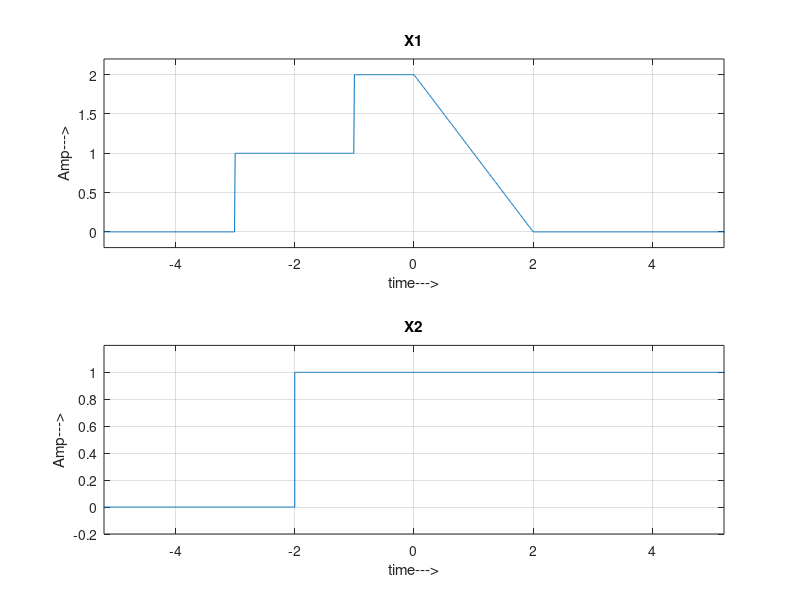
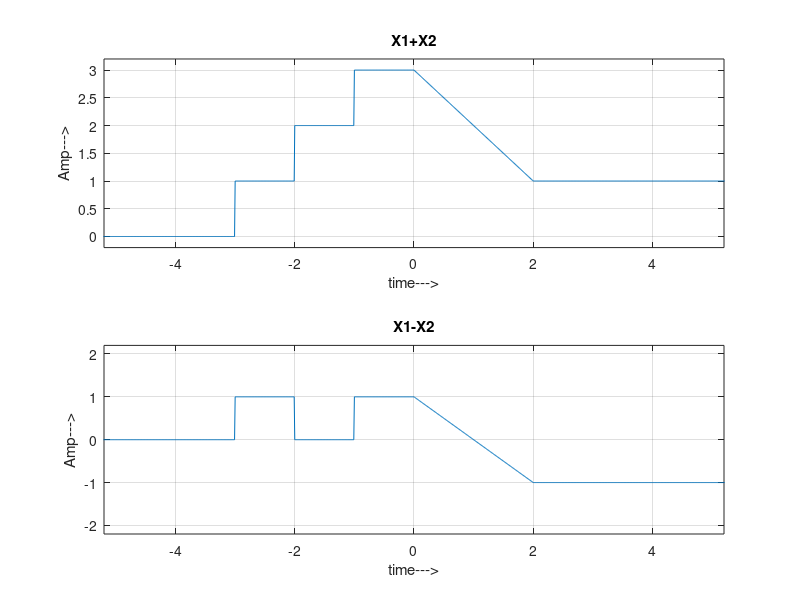
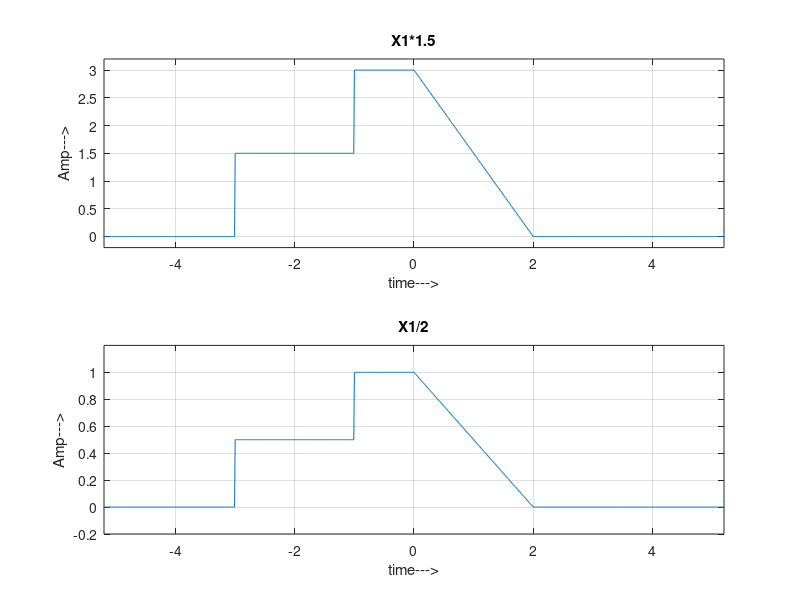
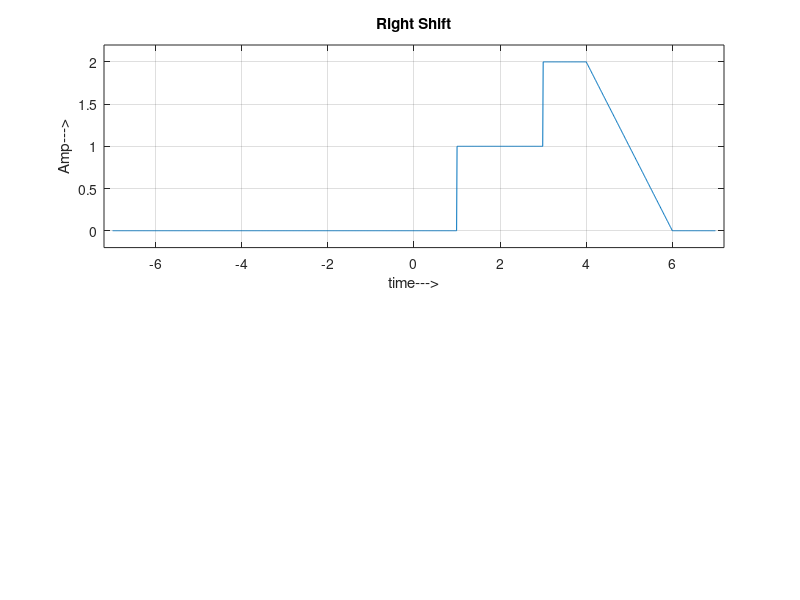

MATLAB code for these plots, in order:
clc;clear all;close all;
t=-7:0.01:7;
l=length(t);

%% -----------------------------------------------------------------------------------------------------
% Equations
%%-------------------------------------------------------------------------------------------------------

%% x1(t)

for i=1:l
    if t(i)<-3
        x1(i)=0;
    elseif t(i)<-1
        x1(i)=1;
    elseif t(i)<0
        x1(i)=2;
    elseif t(i)<2
        x1(i)=2-t(i);
    elseif t(i)>2 
        x1(i)=0;
    end
end

%% x2(t)
for i=1:l
    if t(i)<-2
        x2(i)=0;
    else t(i)>-2
        x2(i)=1;
    end
end   

%% X1(t)+X2(t)

% for i=1:l
%     xa(i)=x1(i)+x2(i);                              
% end    
xa=x1+x2;

%% X1(t)-X2(t)

xs=x1-x2;


%% X1(t)*1.5

for i=1:l
    xm(i)=x1(i)*(3/2);
end

%% X1(t)/2

for i=1:l
    xd(i)=x1(i)/2;
end    

%% x1(t-2)

s=4;

for i=1:l
%     if t(i)<(-5+s)
%         x3(i)=0;
    if t(i)<(-3+s)
        x3(i)=0;
    elseif t(i)<(-1+s)
        x3(i)=1;
    elseif t(i)<(0+s)
        x3(i)=2;
    elseif t(i)<(2+s)
        x3(i)=2-t(i)+s;
    elseif t(i)>(2+s) 
        x3(i)=0;
%     elseif t(i)<(7+s)
%         x3(i)=0;
    end
end

%% x1(2t-1)
% d=2
% s=1;
    
% for i=1:l
%     if t(i)<(-3+s)
%         x4(i)=d *0;
%     elseif t(i)<(-1+s)
%         x4(i)=d*1;
%     elseif t(i)<(0+s)
%         x4(i)=2*d;
%     elseif t(i)<(2+s)
%         x4(i)=(2-t(i)*d)+s;
%     elseif t(i)>(2+s) 
%         x4(i)=0*d;
%     end
% end
%% ---------------------------------------------------------------------------------------------------------------
% Plots
%%-----------------------------------------------------------------------------------------------

% plot x1(t)
subplot(2,1,1);
plot(t,x1)     
xlabel('time--->');    
ylabel('Amp--->');
title('X1');
axis([-5.2 5.2 -0.2 2.2]);      
grid on; 

% plot x2(t)
subplot(2,1,2);
stairs(t,x2)     
xlabel('time--->');    
ylabel('Amp--->');
title('X2');
axis([-5.2 5.2 -0.2 1.2]);      
grid on;

% plot x1(t)+x2(t)
figure
subplot(2,1,1);
plot(t,xa)     
xlabel('time--->');    
ylabel('Amp--->');
title('X1+X2');
axis([-5.2 5.2 -0.2 3.2]);      
grid on;

%plot x1(t)-x2(t)
subplot(2,1,2);
plot(t,xs);
xlabel('time--->');    
ylabel('Amp--->');
title('X1-X2');
axis([-5.2 5.2 -2.2 2.2]);      
grid on;

%plot x1(t)*1.5
figure
subplot(2,1,1);
plot(t,xm);
xlabel('time--->');    
ylabel('Amp--->');
title('X1*1.5');
axis([-5.2 5.2 -0.2 3.2]);      
grid on;

%plot x1(t)/2
subplot(2,1,2);
plot(t,xd);
xlabel('time--->');    
ylabel('Amp--->');
title('X1/2');
axis([-5.2 5.2 -0.2 1.2]);      
grid on;

%plot x1(t-2)
figure
subplot(2,1,1);
plot(t,x3);
xlabel('time--->');    
ylabel('Amp--->');
title('Right Shift');
axis([-7.2 7.2 -0.2 2.2]);      
grid on;

% %plot x1(2t-1)
% subplot(2,1,2);
% plot(t,x4);
% xlabel('time--->');    
% ylabel('Amp--->');
% title('Right Shift');
% axis([-7.2 7.2 -5.2 5.2]);      
% grid on;